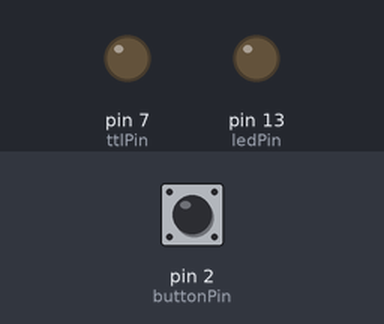
Bench run of a sketch on a simulated Arduino Uno, built with avr-gcc and run on an emulated ATmega328P. Parts: output pins drawn as LEDs (lit = HIGH). The inputs (shaded band) are chosen by the test bench; at power-on: pin 2 (buttonPin) LOW.

Above: at 1.2 s.
1.3 s: pin 2 (buttonPin) pulled HIGH for 0.15 s
At 2.4 s:
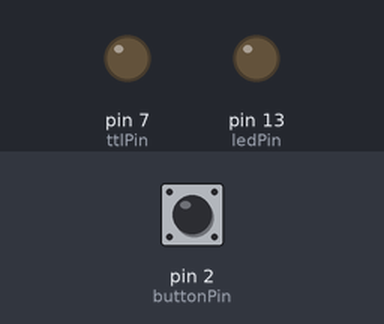
2.9 s: pin 2 (buttonPin) pulled HIGH for 3.2 s
At 4.1 s:
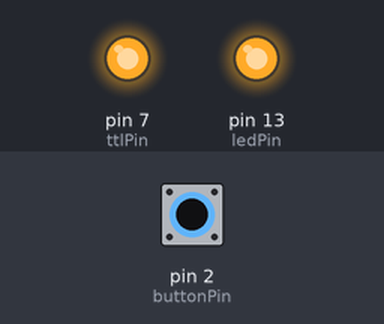
Timing chart, 0 to 7.6 s (numbered marks = the images above; inputs shaded):
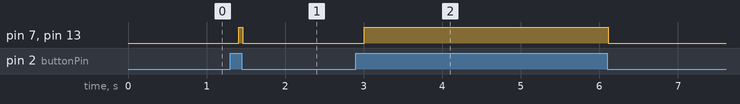

Measured:
- after the input at 1.3 s, pin 7 (ttlPin), pin 13 (ledPin): LOW → HIGH after 0.11 s, → LOW 0.05 s later
- after the input at 2.9 s, pin 7 (ttlPin), pin 13 (ledPin): LOW → HIGH after 0.11 s, → LOW 3.1 s later

The sketch:

simple_lever.ino
```cpp
const int buttonPin = 2;     // the number of the pushbutton pin
const int ledPin =  13;      // the number of the onboard LED pin
const int ttlPin =  7;       // the number of the TTL out pin

int leverState = 0;         // variable for reading the pushbutton status
int delayCount = 0;

void setup() {
  pinMode(ledPin, OUTPUT);   // initialize the LED pin as an output
  pinMode(ttlPin, OUTPUT);   // initialize the TTL pin as an output
  pinMode(buttonPin, INPUT); // initialize the pushbutton pin as an input
}

void loop(){
  leverState = digitalRead(buttonPin);
  while(leverState == HIGH && delayCount < 11) { // if the lever is pressed and the delay count is less than 11 (100 milliseconds)
    delay(10);                    // delay for 10 ms
    delayCount = delayCount + 1;  // increase the count by 1
  }
  if (leverState == HIGH && delayCount > 10) {          // check if lever has made contact
      digitalWrite(ledPin, HIGH);
      digitalWrite(ttlPin, HIGH);
      delay(50);                     // delay for 50 ms
    //delayCount = 0;                // return the delay count to 0
    //digitalWrite(ledPin, LOW);
    //digitalWrite(ttlPin, LOW);
   } else {
      digitalWrite(ledPin, LOW);        // turn LED off
      digitalWrite(ttlPin, LOW);
      delayCount = 0;
   }
}
```
